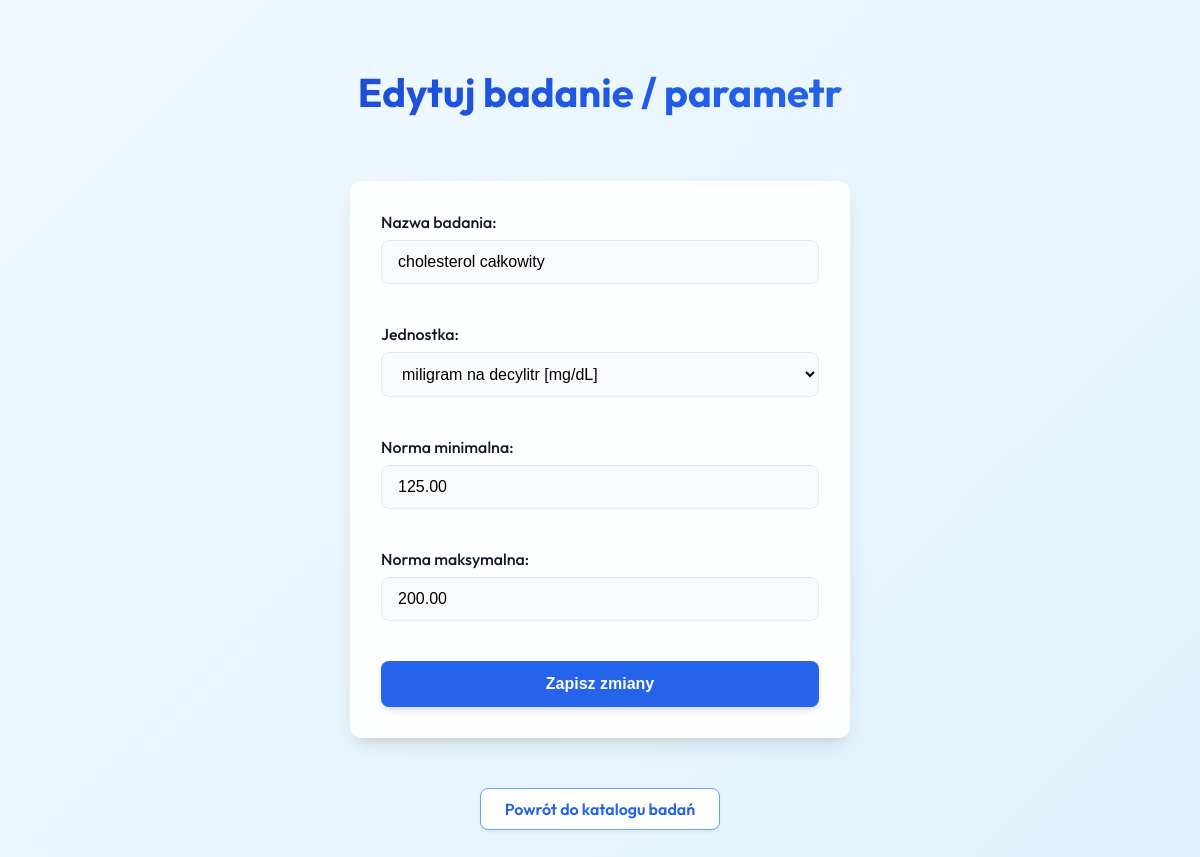
Screenshot of /edytuj_parametr.php?id=10 (signed in) with the database file from the repository.
### tables this page shows
CREATE TABLE `parametry` (
  `id` int(11) NOT NULL,
  `nazwa` varchar(100) NOT NULL,
  `jednostka_id` int(11) NOT NULL,
  `user_id` int(10) UNSIGNED DEFAULT NULL,
  `norma_min` decimal(10,2) DEFAULT NULL,
  `norma_max` decimal(10,2) DEFAULT NULL
);

### edytuj_parametr.php (the view, shortened to what this page needs)
<?php
$conn = mysqli_connect(
    $dbservername,
    $dbusername,
    $dbpassword,
    $dbname
);
$id = isset($_GET["id"])
    ? $_GET["id"]
    : $_POST["id"];
$id = mysqli_real_escape_string($conn, $id);
$sql = "SELECT * FROM parametry WHERE id='$id'";
$result = mysqli_query($conn, $sql);
$parametr = mysqli_fetch_assoc($result);
?>
<!DOCTYPE html>
<html>
<head>
    <link rel="stylesheet" href="styl.css">
</head>
<body>
<h1>Edytuj badanie / parametr</h1>
<form method="POST">
    <label>Nazwa badania:</label>
    <input
        type="text"
        name="nazwa"
        required
        value="<?php echo $parametr["nazwa"]; ?>"
    >
    <br><br>
    <label>Jednostka:</label>
    <select name="jednostka_id" required>
        <?php
        $sql = "
        SELECT *
        FROM jednostki
        ORDER BY nazwa ASC
        ";
        $result = mysqli_query($conn, $sql);
        while ($row = mysqli_fetch_assoc($result)) {
            $selected = "";
            if ($row["id"] == $parametr["jednostka_id"]) {
                $selected = "selected";
            }
            echo "
            <option value='".$row["id"]."' $selected>
                ".$row["nazwa"]." [".$row["symbol"]."]
            </option>
            ";
        }
        ?>
    </select>
    <br><br>
    <label>Norma minimalna:</label>
    <input
        type="number"
        step="0.01"
        name="norma_min"
        value="<?php echo $parametr["norma_min"]; ?>"
    >
    <br><br>
    <label>Norma maksymalna:</label>
    <input
        type="number"
        step="0.01"
        name="norma_max"
        value="<?php echo $parametr["norma_max"]; ?>"
    >
    <br><br>
    <input type="submit" value="Zapisz zmiany">
</form>
<br><br>
<a href="parametry.php">
    Powrót do katalogu badań
</a>
</body>
</html>

### styl.css (style rules this page uses)
:root { --primary: #2563eb; --primary-dark: #1d4ed8; --primary-light: #60a5fa; --secondary: #0f172a; --bg-gradient: linear-gradient(135deg, #f0f9ff 0%, #e0f2fe 100%); --card-bg: rgba(255, 255, 255, 0.95); --text-main: #1e293b; --text-muted: #64748b; --shadow: 0 10px 25px -5px rgba(0, 0, 0, 0.1), 0 8px 10px -6px rgba(0, 0, 0, 0.1); --shadow-hover: 0 20px 25px -5px rgba(37, 99, 235, 0.25); --radius: 12px; }
* { box-sizing: border-box; transition: all 0.2s ease-in-out; }
body { font-family: 'Outfit', sans-serif; background: var(--bg-gradient); background-attachment: fixed; min-height: 100vh; margin: 0; padding: 40px; color: var(--text-main); display: flex; flex-direction: column; align-items: center; }
h1 { font-size: 2.5rem; font-weight: 700; color: var(--secondary); margin-bottom: 2rem; text-align: center; background: linear-gradient(to right, var(--primary-dark), var(--primary)); -webkit-background-clip: text; -webkit-text-fill-color: transparent; }
form { background: var(--card-bg); padding: 30px; border-radius: var(--radius); box-shadow: var(--shadow); width: 100%; max-width: 500px; backdrop-filter: blur(10px); border: 1px solid rgba(255, 255, 255, 0.5); }
form label { display: block; font-weight: 500; margin-bottom: 8px; color: var(--secondary); }
input[type="text"], input[type="number"], input[type="password"], input[type="datetime-local"], input[type="email"], select { width: 100%; padding: 12px 16px; border: 1px solid #e2e8f0; border-radius: 8px; font-size: 1rem; margin-bottom: 20px; background-color: #f8fafc; }
input[type="submit"] { background: var(--primary); color: white; padding: 14px 28px; border: none; border-radius: 8px; font-weight: 600; font-size: 1rem; cursor: pointer; width: 100%; box-shadow: 0 4px 6px -1px rgba(37, 99, 235, 0.2); }
body>a, .btn { display: inline-block; padding: 10px 24px; background: white; color: var(--primary); text-decoration: none; border-radius: 8px; font-weight: 600; margin: 10px 5px; border: 1px solid var(--primary-light); box-shadow: 0 2px 4px rgba(0, 0, 0, 0.05); }

### rows the page displays
parametry: nazwa "cholesterol całkowity", norma_min "125.00", norma_max "200.00"

### other values shown
form field jednostka_id "miligram na decylitr [mg/dL]"
